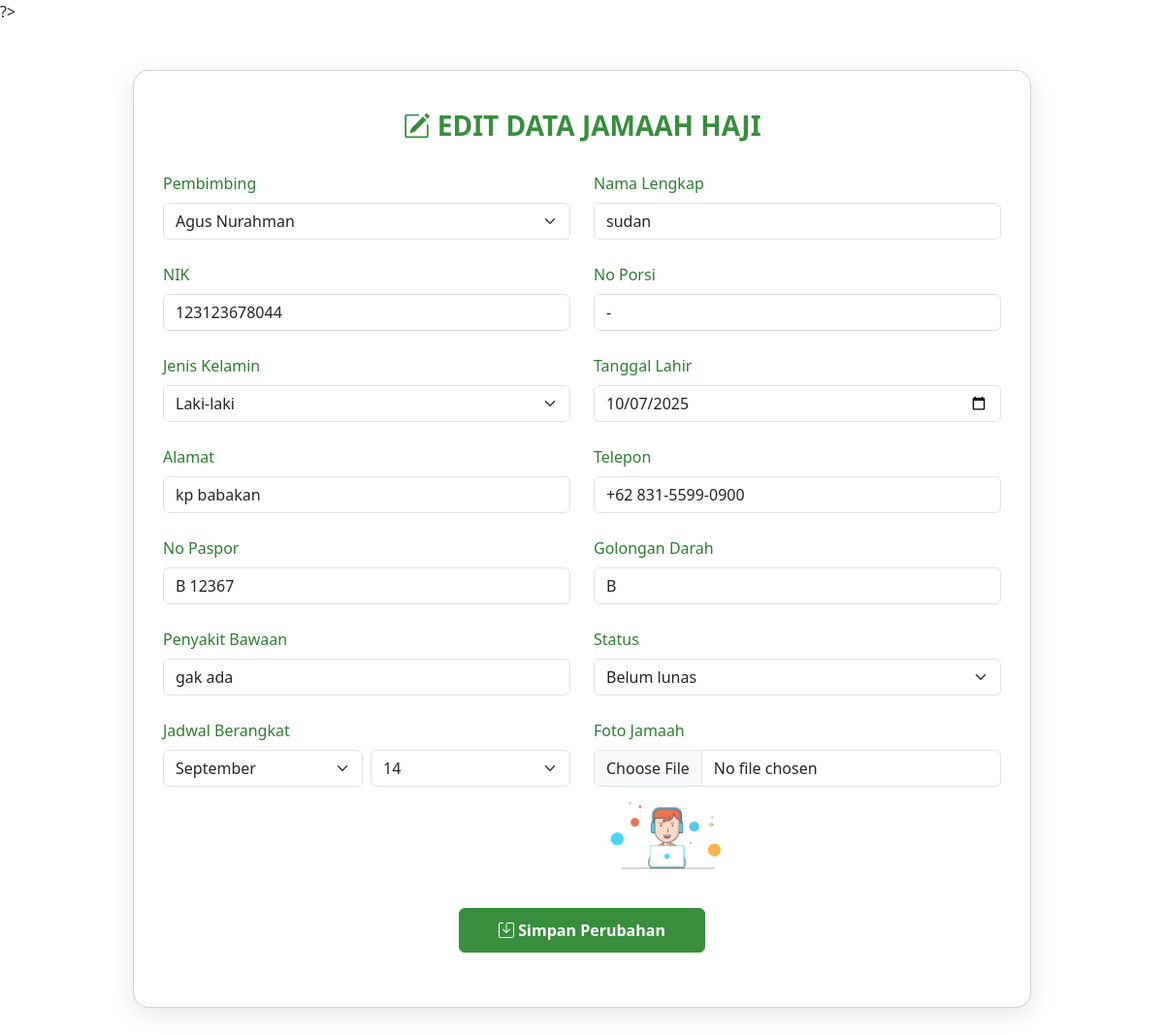
Page /contern/jamaahHaji/editJamaah.php?id=28 on the committed database.
### tables this page shows
CREATE TABLE `jamaah_haji` (
  `id` int NOT NULL,
  `foto` varchar(100) NOT NULL,
  `nik` varchar(20) NOT NULL,
  `no_porsi` varchar(30) NOT NULL,
  `nama_lengkap` varchar(100) NOT NULL,
  `jenis_kelamin` varchar(20) DEFAULT NULL,
  `tanggal_lahir` date NOT NULL,
  `alamat` varchar(200) DEFAULT NULL,
  `telepon` varchar(30) DEFAULT NULL,
  `no_paspor` varchar(20) DEFAULT NULL,
  `golongan_darah` varchar(5) DEFAULT NULL,
  `penyakit_bawaan` varchar(100) DEFAULT NULL,
  `jadwal_berangkat` date DEFAULT NULL,
  `status` varchar(250) NOT NULL,
  `data_pulang` date DEFAULT NULL,
  `id_pembimbing` int DEFAULT NULL
);

### contern/jamaahHaji/editJamaah.php (the view, shortened to what this page needs)
<!DOCTYPE html>
<html lang="id">
<head>
  <link rel="stylesheet" href="https://cdn.jsdelivr.net/npm/bootstrap@5.3.3/dist/css/bootstrap.min.css" />
  <link rel="stylesheet" href="https://cdn.jsdelivr.net/npm/bootstrap-icons@1.10.5/font/bootstrap-icons.css" />
</head>
<body>
  <?php
  include __DIR__ . '/../../backend/database.php';
  $id = $_GET['id'];
  $sql = "SELECT * FROM jamaah_haji WHERE id=$id";
  $tampil = $conn->query($sql);
  $data = mysqli_fetch_assoc($tampil);
  ?>
  <div class="container py-5">
    <div class="row justify-content-center">
      <div class="col-lg-10">
        <div class="card card-form">
          <h3 class="form-title"><i class="bi bi-pencil-square"></i> Edit Data Jamaah Haji</h3>
          <form action="../../backend/query/updateJamaah.php" method="POST" enctype="multipart/form-data">
            <div class="row g-4">
              <div class="col-md-6">
                <label for="id_pembimbing" class="form-label">Pembimbing</label>
                <select class="form-select" id="id_pembimbing" name="id_pembimbing" required>
                  <?php
                  $sqlPembimbing = "SELECT id, nama_lengkap FROM pembimbing_haji";
                  $resultPembimbing = $conn->query($sqlPembimbing);
                  while ($rowPembimbing = $resultPembimbing->fetch_assoc()) {
                    $selected = ($rowPembimbing['id'] == $data['id_pembimbing']) ? 'selected' : '';
                    echo '<option value="' . $rowPembimbing['id'] . '" ' . $selected . '>' . htmlspecialchars($rowPembimbing['nama_lengkap']) . '</option>';
                  }
                  ?>
                </select>
              </div>
              <div class="col-md-6">
                <label for="nama_lengkap" class="form-label">Nama Lengkap</label>
                <input type="text" class="form-control" id="nama_lengkap" name="nama_lengkap" value="<?= $data['nama_lengkap'] ?>" required />
              </div>
              <div class="col-md-6">
                <label for="nik" class="form-label">NIK</label>
                <input type="text" class="form-control" id="nik" name="nik" value="<?= $data['nik'] ?>" required />
              </div>
              <div class="col-md-6">
                <label for="no_porsi" class="form-label">No Porsi</label>
                <input type="text" class="form-control" id="no_porsi" name="no_porsi" value="<?= $data['no_porsi'] ?>" required />
              </div>
              <div class="col-md-6">
                <label for="jenis_kelamin" class="form-label">Jenis Kelamin</label>
                <select class="form-select" name="jenis_kelamin" required>
                  <option value="Laki-laki" <?= $data['jenis_kelamin'] == 'Laki-laki' ? 'selected' : '' ?>>Laki-laki</option>
                </select>
              </div>
              <div class="col-md-6">
                <label for="tanggal_lahir" class="form-label">Tanggal Lahir</label>
                <input type="date" class="form-control" id="tanggal_lahir" name="tanggal_lahir" value="<?= $data['tanggal_lahir'] ?>" required />
              </div>
              <div class="col-md-6">
                <label for="alamat" class="form-label">Alamat</label>
                <input type="text" class="form-control" id="alamat" name="alamat" value="<?= $data['alamat'] ?>" required />
              </div>
              <div class="col-md-6">
                <label for="telepon" class="form-label">Telepon</label>
                <input type="text" class="form-control" id="telepon" name="telepon" value="<?= $data['telepon'] ?>" required />
              </div>
              <div class="col-md-6">
                <label for="no_paspor" class="form-label">No Paspor</label>
                <input type="text" class="form-control" id="no_paspor" name="no_paspor" value="<?= $data['no_paspor'] ?>" />
              </div>
              <div class="col-md-6">
                <label for="golongan_darah" class="form-label">Golongan Darah</label>
                <input type="text" class="form-control" id="golongan_darah" name="golongan_darah" value="<?= $data['golongan_darah'] ?>" />
              </div>
              <div class="col-md-6">
                <label for="penyakit_bawaan" class="form-label">Penyakit Bawaan</label>
                <input type="text" class="form-control" id="penyakit_bawaan" name="penyakit_bawaan" value="<?= $data['penyakit_bawaan'] ?>" />
              </div>
              <div class="col-md-6">
                <label for="status" class="form-label">Status</label>
                <select class="form-select" id="status" name="status" required>
                  <option value="Belum lunas" <?= $data['status'] == 'Belum lunas' ? 'selected' : '' ?>>Belum lunas</option>
                </select>
              </div>
              <div class="col-md-6">
                <label for="jadwal_berangkat" class="form-label">Jadwal Berangkat</label>
                <div class="row g-2">
                  <div class="col-6">
                    <select class="form-select" id="bulan" name="bulan" required>
                      <option value="09" <?= !empty($data['jadwal_berangkat']) && date('m', strtotime($data['jadwal_berangkat'])) == '09' ? 'selected' : '' ?>>September</option>
                    </select>
                  </div>
                  <div class="col-6">
                    <select class="form-select" id="tanggal" name="tanggal" required>
                      <option value="" disabled selected>Pilih Tanggal</option>
                    </select>
                  </div>
                </div>
              </div>
              <div class="col-md-6">
                <label for="foto" class="form-label">Foto Jamaah</label>
                <input type="file" class="form-control" id="foto" name="foto" accept="image/*" onchange="previewImage(event)">
                <?php if (!empty($data['foto'])): ?>
                  <img src="../../uploads/<?= $data['foto'] ?>" id="preview" class="img-preview" alt="Foto Jamaah Lama" />
                <?php else: ?>
                  <img id="preview" class="img-preview" style="display: none;" />
                <?php endif; ?>
              </div>
            </div>
            <div class="d-flex justify-content-center mt-4">
              <button type="submit" class="btn btn-primary" name="update">
                <i class="bi bi-save"></i> Simpan Perubahan
              </button>
            </div>
          </form>
        </div>
      </div>
    </div>
  </div>
</body>
</html>

### contern/jamaahHaji/editJamaah.php (style rules this page uses)
html, body { height: 100vh; }
body { background: url('https://images.pexels.com/photos/2291789/pexels-photo-2291789.jpeg') no-repeat center center fixed; background-size: cover; font-family: 'Segoe UI', sans-serif; }
.card-form { border-radius: 16px; box-shadow: 0 6px 24px rgba(0, 0, 0, 0.1); background: rgba(255, 255, 255, 0.7); padding: 40px 30px; }
.form-title { color: #388e3c; font-weight: bold; text-transform: uppercase; margin-bottom: 30px; text-align: center; }
.form-label { font-weight: 500; color: #2e7d32; }
.btn-primary { background-color: #388e3c; border-color: #388e3c; font-weight: bold; padding: 10px 40px; }
.img-preview { max-width: 150px; margin-top: 10px; border-radius: 8px; }

### rows in the picture
jamaah_haji: nama_lengkap "sudan", nik "123123678044", no_porsi "-", jenis_kelamin "Laki-laki", tanggal_lahir "10/07/2025", alamat "kp babakan", telepon "+62 831-5599-0900", no_paspor "B 12367", golongan_darah "B", penyakit_bawaan "gak ada", status "Belum lunas", bulan "September", foto (picture)

### other values in the picture
form field id_pembimbing "Agus Nurahman"
